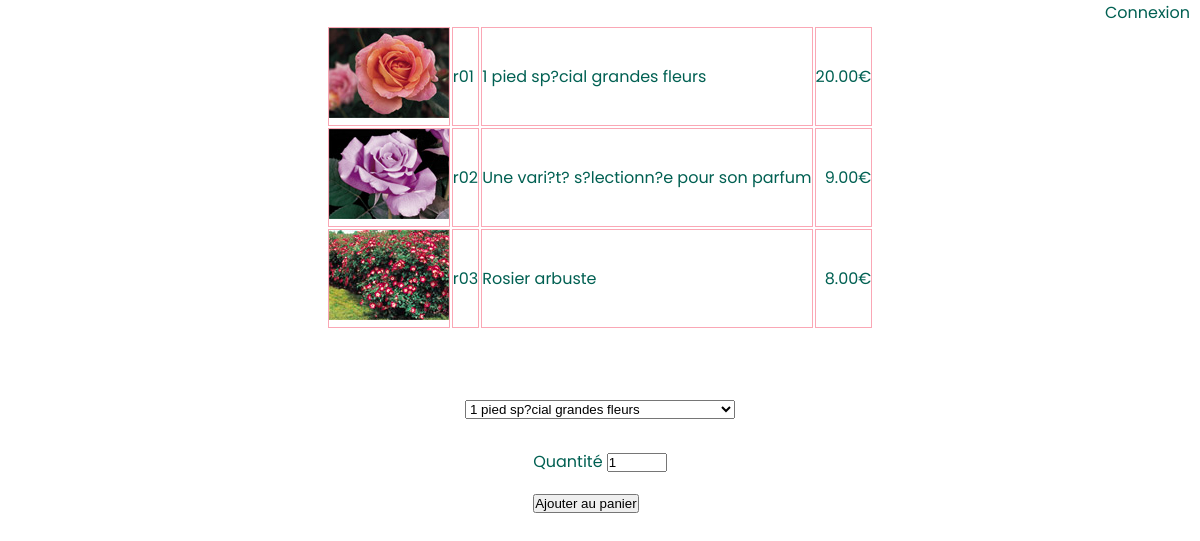
The app's page /listePdt.php?categorie=ros with its own data.
### tables this page shows
CREATE TABLE `produit` (
  `pdt_ref` char(3) NOT NULL DEFAULT '',
  `pdt_designation` varchar(50) NOT NULL DEFAULT '',
  `pdt_prix` decimal(5,2) NOT NULL DEFAULT '0.00',
  `pdt_image` varchar(50) NOT NULL DEFAULT '',
  `pdt_categorie` char(3) NOT NULL DEFAULT ''
);

### listePdt.php (the view, shortened to what this page needs)
<?php
include "connexionbdd.php";
?>
<!DOCTYPE html>
<html>
<head>
  <link rel="stylesheet" href="css/style.css" />
</head>
<body>
  <?php if (isset($_SESSION["username"])) {
    echo  "<a class ='logout'href='deconnexion.php' target='titre'>Deconnexion<a><br>";
  } else {
    echo  "<a class ='logout'href='login.php' target='titre'>Connexion<a><br>";
  }
  echo  '<table class="catag">';
  $dbhq = 'SELECT * FROM produit WHERE pdt_categorie="' . $_GET['categorie'] . '"';
  foreach ($bdd->query($dbhq) as $row) {
    echo '<tr>';
    echo '<td align=center><img src="images/' . $row['pdt_image'] . '.jpg" /></td>';
    echo '<td>' . $row['pdt_ref'] . '</td>';
    echo '<td>' . $row['pdt_designation'] . '</td>';
    echo '<td align=right>' . $row['pdt_prix'] . '€</td>';
    echo '</tr>';
  }
  echo '</table>';
  echo '<br>';
  echo '<br>';
  echo '<form class ="form-panier"action="panier.php" target="" method="POST">';
  echo '<select class="input-panier" name="design" size="1">';
  foreach ($bdd->query($dbhq) as $row) {
    echo '<option value="' . $row['pdt_designation'] . '">' . $row['pdt_designation'] . '</option>';
  }
  echo '</select>';
  echo '<span class="input-panier">Quantité <input type="number" name="quantite2" value="1" min="1" max="100">';
  echo '<br>';
  echo '<input class="input-panier" type="submit" name="action" value="Ajouter au panier"/>';
  echo '</form>';
  ?>
</body>
</html>

### css/style.css (style rules this page uses)
body { font-family: "Poppins", sans-serif; }
a { text-decoration: none; color: #006052; }
.logout { position: absolute; right: 0; top: 0; margin-right: 10px; }
.catag { display: flex; justify-content: center; align-items: center; }
td, th { border: 0.5px solid rgb(250, 167, 181); }
.form-panier { display: flex; justify-content: center; align-items: center; flex-direction: column; }
.input-panier { margin-top: 20px; margin-bottom: 10px; }

### records on screen
produit: pdt_image (picture), pdt_ref "r01", pdt_designation "1 pied sp?cial grandes fleurs", pdt_prix "20.00"
produit: pdt_image (picture), pdt_ref "r02", pdt_designation "Une vari?t? s?lectionn?e pour son parfum", pdt_prix "9.00"
produit: pdt_image (picture), pdt_ref "r03", pdt_designation "Rosier arbuste", pdt_prix "8.00"

### other values on screen
form field design "1 pied sp?cial grandes fleurs"
